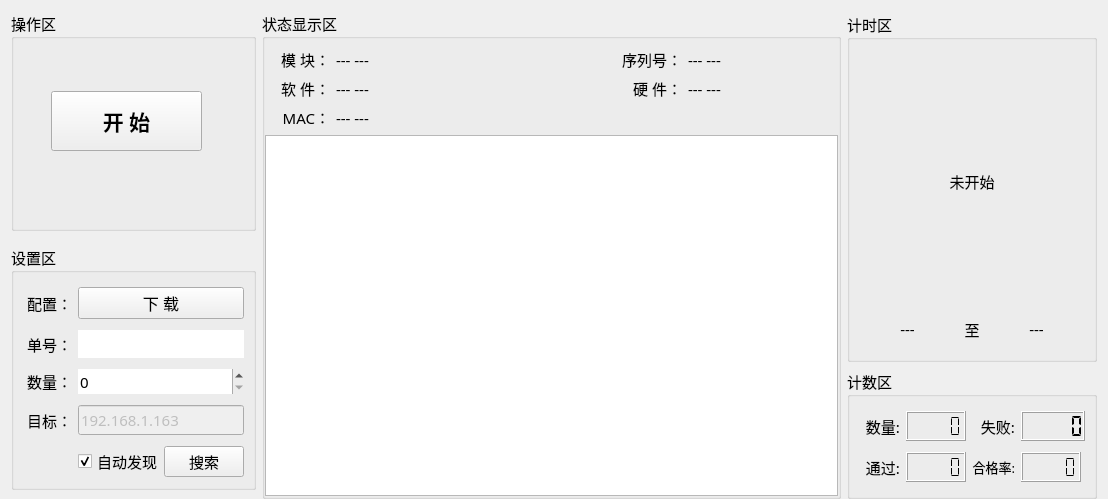
<?xml version="1.0" encoding="UTF-8"?>
<ui version="4.0">
 <class>Home_WorkWid</class>
 <widget class="QWidget" name="Home_WorkWid">
  <property name="geometry">
   <rect>
    <x>0</x>
    <y>0</y>
    <width>1108</width>
    <height>499</height>
   </rect>
  </property>
  <property name="font">
   <font>
    <pointsize>11</pointsize>
   </font>
  </property>
  <property name="windowTitle">
   <string>Form</string>
  </property>
  <layout class="QGridLayout" name="gridLayout">
   <property name="bottomMargin">
    <number>0</number>
   </property>
   <item row="0" column="2" rowspan="2">
    <widget class="QGroupBox" name="groupBox_1">
     <property name="minimumSize">
      <size>
       <width>250</width>
       <height>150</height>
      </size>
     </property>
     <property name="maximumSize">
      <size>
       <width>260</width>
       <height>350</height>
      </size>
     </property>
     <property name="font">
      <font>
       <family>微软雅黑</family>
       <pointsize>11</pointsize>
      </font>
     </property>
     <property name="title">
      <string>计时区</string>
     </property>
     <layout class="QGridLayout" name="gridLayout_2">
      <property name="bottomMargin">
       <number>20</number>
      </property>
      <item row="0" column="0" colspan="3">
       <widget class="QLabel" name="timeLab">
        <property name="text">
         <string>未开始</string>
        </property>
        <property name="alignment">
         <set>Qt::AlignCenter</set>
        </property>
       </widget>
      </item>
      <item row="1" column="0">
       <widget class="QLabel" name="startLab">
        <property name="maximumSize">
         <size>
          <width>16777215</width>
          <height>20</height>
         </size>
        </property>
        <property name="text">
         <string>---</string>
        </property>
        <property name="alignment">
         <set>Qt::AlignCenter</set>
        </property>
       </widget>
      </item>
      <item row="1" column="1">
       <widget class="QLabel" name="label_3">
        <property name="maximumSize">
         <size>
          <width>20</width>
          <height>20</height>
         </size>
        </property>
        <property name="text">
         <string>至</string>
        </property>
        <property name="alignment">
         <set>Qt::AlignCenter</set>
        </property>
       </widget>
      </item>
      <item row="1" column="2">
       <widget class="QLabel" name="endLab">
        <property name="maximumSize">
         <size>
          <width>16777215</width>
          <height>20</height>
         </size>
        </property>
        <property name="text">
         <string>---</string>
        </property>
        <property name="alignment">
         <set>Qt::AlignCenter</set>
        </property>
       </widget>
      </item>
     </layout>
    </widget>
   </item>
   <item row="0" column="1" rowspan="3">
    <widget class="QGroupBox" name="groupBox_6">
     <property name="font">
      <font>
       <family>微软雅黑</family>
       <pointsize>11</pointsize>
      </font>
     </property>
     <property name="title">
      <string>状态显示区</string>
     </property>
     <layout class="QGridLayout" name="gridLayout_5">
      <property name="leftMargin">
       <number>0</number>
      </property>
      <property name="rightMargin">
       <number>0</number>
      </property>
      <property name="bottomMargin">
       <number>0</number>
      </property>
      <item row="0" column="0">
       <widget class="QLabel" name="label_15">
        <property name="maximumSize">
         <size>
          <width>65</width>
          <height>16777215</height>
         </size>
        </property>
        <property name="text">
         <string> 模 块：</string>
        </property>
        <property name="alignment">
         <set>Qt::AlignRight|Qt::AlignTrailing|Qt::AlignVCenter</set>
        </property>
       </widget>
      </item>
      <item row="0" column="1">
       <widget class="QLabel" name="devLab">
        <property name="text">
         <string>--- ---</string>
        </property>
       </widget>
      </item>
      <item row="0" column="2">
       <widget class="QLabel" name="label_7">
        <property name="maximumSize">
         <size>
          <width>100</width>
          <height>16777215</height>
         </size>
        </property>
        <property name="text">
         <string>序列号：</string>
        </property>
        <property name="alignment">
         <set>Qt::AlignRight|Qt::AlignTrailing|Qt::AlignVCenter</set>
        </property>
       </widget>
      </item>
      <item row="0" column="3">
       <widget class="QLabel" name="snLab">
        <property name="maximumSize">
         <size>
          <width>150</width>
          <height>16777215</height>
         </size>
        </property>
        <property name="text">
         <string>--- ---</string>
        </property>
       </widget>
      </item>
      <item row="1" column="0">
       <widget class="QLabel" name="label_14">
        <property name="layoutDirection">
         <enum>Qt::LeftToRight</enum>
        </property>
        <property name="text">
         <string>软 件：</string>
        </property>
        <property name="textFormat">
         <enum>Qt::AutoText</enum>
        </property>
        <property name="alignment">
         <set>Qt::AlignRight|Qt::AlignTrailing|Qt::AlignVCenter</set>
        </property>
       </widget>
      </item>
      <item row="1" column="1">
       <widget class="QLabel" name="fwLab">
        <property name="text">
         <string>--- ---</string>
        </property>
       </widget>
      </item>
      <item row="1" column="2">
       <widget class="QLabel" name="label_9">
        <property name="maximumSize">
         <size>
          <width>100</width>
          <height>16777215</height>
         </size>
        </property>
        <property name="text">
         <string>硬 件：</string>
        </property>
        <property name="alignment">
         <set>Qt::AlignRight|Qt::AlignTrailing|Qt::AlignVCenter</set>
        </property>
       </widget>
      </item>
      <item row="1" column="3">
       <widget class="QLabel" name="hwLab">
        <property name="maximumSize">
         <size>
          <width>150</width>
          <height>16777215</height>
         </size>
        </property>
        <property name="text">
         <string>--- ---</string>
        </property>
       </widget>
      </item>
      <item row="2" column="0">
       <widget class="QLabel" name="label_16">
        <property name="text">
         <string>MAC：</string>
        </property>
        <property name="alignment">
         <set>Qt::AlignRight|Qt::AlignTrailing|Qt::AlignVCenter</set>
        </property>
       </widget>
      </item>
      <item row="2" column="1">
       <widget class="QLabel" name="macLab">
        <property name="text">
         <string>--- ---</string>
        </property>
       </widget>
      </item>
      <item row="3" column="0" colspan="4">
       <widget class="QTextEdit" name="textEdit">
        <property name="enabled">
         <bool>true</bool>
        </property>
        <property name="readOnly">
         <bool>true</bool>
        </property>
       </widget>
      </item>
     </layout>
    </widget>
   </item>
   <item row="0" column="0">
    <widget class="QGroupBox" name="groupBox_7">
     <property name="minimumSize">
      <size>
       <width>0</width>
       <height>220</height>
      </size>
     </property>
     <property name="font">
      <font>
       <family>微软雅黑</family>
       <pointsize>11</pointsize>
      </font>
     </property>
     <property name="title">
      <string>操作区</string>
     </property>
     <widget class="QPushButton" name="startBtn">
      <property name="enabled">
       <bool>true</bool>
      </property>
      <property name="geometry">
       <rect>
        <x>40</x>
        <y>80</y>
        <width>151</width>
        <height>60</height>
       </rect>
      </property>
      <property name="minimumSize">
       <size>
        <width>120</width>
        <height>0</height>
       </size>
      </property>
      <property name="maximumSize">
       <size>
        <width>200</width>
        <height>60</height>
       </size>
      </property>
      <property name="font">
       <font>
        <family>微软雅黑</family>
        <pointsize>16</pointsize>
        <bold>true</bold>
       </font>
      </property>
      <property name="text">
       <string>开 始</string>
      </property>
     </widget>
    </widget>
   </item>
   <item row="2" column="2">
    <widget class="QGroupBox" name="groupBox_5">
     <property name="minimumSize">
      <size>
       <width>0</width>
       <height>130</height>
      </size>
     </property>
     <property name="maximumSize">
      <size>
       <width>250</width>
       <height>220</height>
      </size>
     </property>
     <property name="font">
      <font>
       <family>微软雅黑</family>
       <pointsize>11</pointsize>
      </font>
     </property>
     <property name="title">
      <string>计数区</string>
     </property>
     <layout class="QGridLayout" name="gridLayout_4">
      <item row="0" column="0">
       <widget class="QLabel" name="label_27">
        <property name="maximumSize">
         <size>
          <width>45</width>
          <height>30</height>
         </size>
        </property>
        <property name="text">
         <string>数量:</string>
        </property>
        <property name="alignment">
         <set>Qt::AlignRight|Qt::AlignTrailing|Qt::AlignVCenter</set>
        </property>
       </widget>
      </item>
      <item row="0" column="1">
       <widget class="QLCDNumber" name="allLcd">
        <property name="maximumSize">
         <size>
          <width>60</width>
          <height>30</height>
         </size>
        </property>
        <property name="digitCount">
         <number>5</number>
        </property>
        <property name="segmentStyle">
         <enum>QLCDNumber::Flat</enum>
        </property>
       </widget>
      </item>
      <item row="0" column="2">
       <widget class="QLabel" name="label_28">
        <property name="maximumSize">
         <size>
          <width>45</width>
          <height>30</height>
         </size>
        </property>
        <property name="text">
         <string>失败:</string>
        </property>
        <property name="alignment">
         <set>Qt::AlignRight|Qt::AlignTrailing|Qt::AlignVCenter</set>
        </property>
       </widget>
      </item>
      <item row="0" column="3">
       <widget class="QLCDNumber" name="errLcd">
        <property name="maximumSize">
         <size>
          <width>70</width>
          <height>35</height>
         </size>
        </property>
        <property name="digitCount">
         <number>5</number>
        </property>
        <property name="segmentStyle">
         <enum>QLCDNumber::Flat</enum>
        </property>
        <property name="value" stdset="0">
         <double>0.000000000000000</double>
        </property>
        <property name="intValue" stdset="0">
         <number>0</number>
        </property>
       </widget>
      </item>
      <item row="1" column="0">
       <widget class="QLabel" name="label_29">
        <property name="maximumSize">
         <size>
          <width>45</width>
          <height>30</height>
         </size>
        </property>
        <property name="text">
         <string>通过:</string>
        </property>
        <property name="alignment">
         <set>Qt::AlignRight|Qt::AlignTrailing|Qt::AlignVCenter</set>
        </property>
       </widget>
      </item>
      <item row="1" column="1">
       <widget class="QLCDNumber" name="okLcd">
        <property name="maximumSize">
         <size>
          <width>60</width>
          <height>30</height>
         </size>
        </property>
        <property name="digitCount">
         <number>5</number>
        </property>
        <property name="segmentStyle">
         <enum>QLCDNumber::Flat</enum>
        </property>
        <property name="intValue" stdset="0">
         <number>0</number>
        </property>
       </widget>
      </item>
      <item row="1" column="2">
       <widget class="QLabel" name="label_30">
        <property name="maximumSize">
         <size>
          <width>60</width>
          <height>30</height>
         </size>
        </property>
        <property name="font">
         <font>
          <family>微软雅黑</family>
          <pointsize>10</pointsize>
         </font>
        </property>
        <property name="text">
         <string>合格率:</string>
        </property>
        <property name="alignment">
         <set>Qt::AlignRight|Qt::AlignTrailing|Qt::AlignVCenter</set>
        </property>
       </widget>
      </item>
      <item row="1" column="3">
       <widget class="QLCDNumber" name="passLcd">
        <property name="maximumSize">
         <size>
          <width>60</width>
          <height>30</height>
         </size>
        </property>
        <property name="digitCount">
         <number>5</number>
        </property>
        <property name="segmentStyle">
         <enum>QLCDNumber::Flat</enum>
        </property>
       </widget>
      </item>
     </layout>
    </widget>
   </item>
   <item row="1" column="0" rowspan="2">
    <widget class="QGroupBox" name="groupBox">
     <property name="minimumSize">
      <size>
       <width>245</width>
       <height>0</height>
      </size>
     </property>
     <property name="maximumSize">
      <size>
       <width>245</width>
       <height>245</height>
      </size>
     </property>
     <property name="font">
      <font>
       <family>微软雅黑</family>
       <pointsize>11</pointsize>
      </font>
     </property>
     <property name="title">
      <string>设置区</string>
     </property>
     <layout class="QGridLayout" name="gridLayout_3">
      <property name="bottomMargin">
       <number>0</number>
      </property>
      <item row="3" column="0">
       <widget class="QLabel" name="label_5">
        <property name="minimumSize">
         <size>
          <width>45</width>
          <height>0</height>
         </size>
        </property>
        <property name="text">
         <string>目标：</string>
        </property>
        <property name="alignment">
         <set>Qt::AlignRight|Qt::AlignTrailing|Qt::AlignVCenter</set>
        </property>
       </widget>
      </item>
      <item row="0" column="1" colspan="2">
       <widget class="QPushButton" name="downBtn">
        <property name="font">
         <font>
          <family>微软雅黑</family>
          <pointsize>12</pointsize>
         </font>
        </property>
        <property name="text">
         <string>下 载</string>
        </property>
       </widget>
      </item>
      <item row="4" column="2">
       <widget class="QPushButton" name="findBtn">
        <property name="text">
         <string>搜索</string>
        </property>
       </widget>
      </item>
      <item row="4" column="1">
       <widget class="QCheckBox" name="adCheckBox">
        <property name="maximumSize">
         <size>
          <width>80</width>
          <height>16777215</height>
         </size>
        </property>
        <property name="text">
         <string>自动发现</string>
        </property>
        <property name="checked">
         <bool>true</bool>
        </property>
       </widget>
      </item>
      <item row="2" column="0">
       <widget class="QLabel" name="label_38">
        <property name="minimumSize">
         <size>
          <width>45</width>
          <height>20</height>
         </size>
        </property>
        <property name="maximumSize">
         <size>
          <width>100</width>
          <height>30</height>
         </size>
        </property>
        <property name="layoutDirection">
         <enum>Qt::RightToLeft</enum>
        </property>
        <property name="text">
         <string>数量：</string>
        </property>
        <property name="alignment">
         <set>Qt::AlignRight|Qt::AlignTrailing|Qt::AlignVCenter</set>
        </property>
       </widget>
      </item>
      <item row="1" column="1" colspan="2">
       <widget class="QLineEdit" name="userEdit">
        <property name="text">
         <string/>
        </property>
        <property name="frame">
         <bool>false</bool>
        </property>
        <property name="cursorMoveStyle">
         <enum>Qt::LogicalMoveStyle</enum>
        </property>
        <property name="clearButtonEnabled">
         <bool>false</bool>
        </property>
       </widget>
      </item>
      <item row="0" column="0">
       <widget class="QLabel" name="label_13">
        <property name="minimumSize">
         <size>
          <width>0</width>
          <height>30</height>
         </size>
        </property>
        <property name="font">
         <font>
          <family>微软雅黑</family>
          <pointsize>11</pointsize>
         </font>
        </property>
        <property name="text">
         <string>配置：</string>
        </property>
        <property name="alignment">
         <set>Qt::AlignRight|Qt::AlignTrailing|Qt::AlignVCenter</set>
        </property>
       </widget>
      </item>
      <item row="1" column="0">
       <widget class="QLabel" name="label_35">
        <property name="minimumSize">
         <size>
          <width>0</width>
          <height>20</height>
         </size>
        </property>
        <property name="maximumSize">
         <size>
          <width>80</width>
          <height>30</height>
         </size>
        </property>
        <property name="text">
         <string>单号：</string>
        </property>
        <property name="alignment">
         <set>Qt::AlignRight|Qt::AlignTrailing|Qt::AlignVCenter</set>
        </property>
       </widget>
      </item>
      <item row="2" column="1" colspan="2">
       <widget class="QSpinBox" name="cntSpin">
        <property name="minimumSize">
         <size>
          <width>110</width>
          <height>0</height>
         </size>
        </property>
        <property name="focusPolicy">
         <enum>Qt::WheelFocus</enum>
        </property>
        <property name="frame">
         <bool>false</bool>
        </property>
        <property name="correctionMode">
         <enum>QAbstractSpinBox::CorrectToPreviousValue</enum>
        </property>
        <property name="maximum">
         <number>9999</number>
        </property>
        <property name="singleStep">
         <number>100</number>
        </property>
        <property name="stepType">
         <enum>QAbstractSpinBox::DefaultStepType</enum>
        </property>
        <property name="value">
         <number>0</number>
        </property>
       </widget>
      </item>
      <item row="3" column="1" colspan="2">
       <widget class="QLineEdit" name="ipEdit">
        <property name="enabled">
         <bool>false</bool>
        </property>
        <property name="text">
         <string>192.168.1.163</string>
        </property>
       </widget>
      </item>
     </layout>
    </widget>
   </item>
  </layout>
 </widget>
 <resources/>
 <connections/>
</ui>
